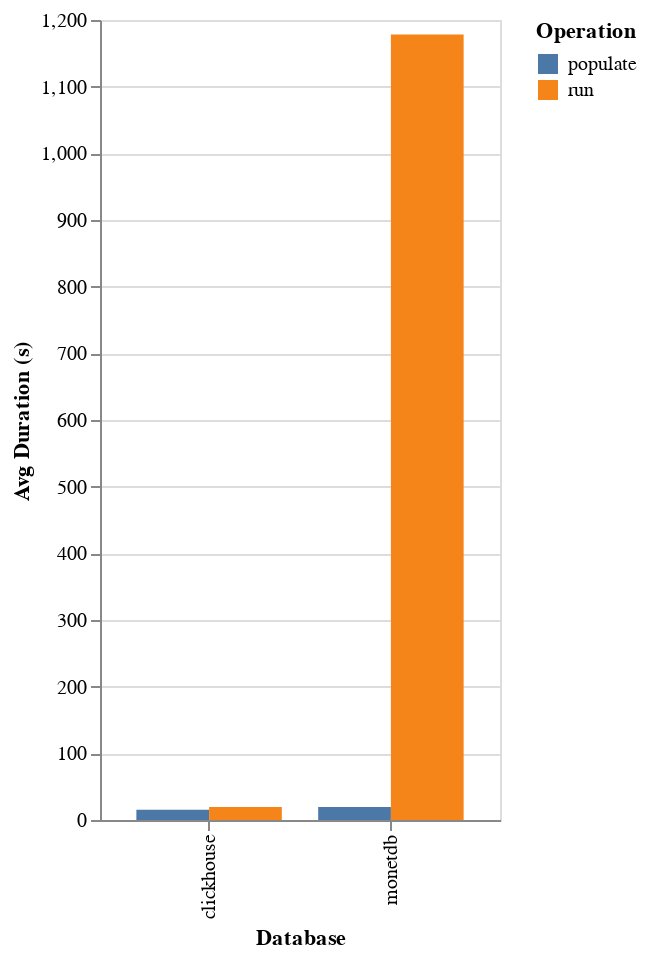

Notebook cell for this chart:
### Code cell
df = db.execute(
    """
SELECT
	db,
	operation,
	ROUND(AVG(epoch(finished_at - started_at)), 2) AS avg_duration_seconds
FROM
	benchmark
WHERE
	suite = (?)
    and deleted_at is null
	AND finished_at IS NOT NULL
GROUP BY
	db,
	operation
ORDER BY
	operation,
	avg_duration_seconds;
""",
    [SUITE],
).pl()

width = 100 * df.select("db").n_unique()

chart = (
    alt.Chart(df)
    .mark_bar()
    .encode(
        x=alt.X("db:N", title="Database"),
        xOffset=alt.XOffset("operation:N"),
        y=alt.Y("avg_duration_seconds:Q", title="Avg Duration (s)"),
        color=alt.Color("operation:N", title="Operation"),
        tooltip=["db:N", "operation:N", "avg_duration_seconds:Q"],
    )
    .properties(
        width=width,
        height=400,
    )
).interactive()

chart

### Figure 1 — Vega-Lite specification as saved in the notebook (floating-point values rounded to 4 significant figures)
{"config": {"view": {"continuousWidth": 300, "continuousHeight": 300}}, "data": {"name": "data-3289ab9e8501792846493842b3821673"}, "mark": {"type": "bar"}, "encoding": {"color": {"field": "operation", "title": "Operation", "type": "nominal"}, "tooltip": [{"field": "db", "type": "nominal"}, {"field": "operation", "type": "nominal"}, {"field": "avg_duration_seconds", "type": "quantitative"}], "x": {"field": "db", "title": "Database", "type": "nominal"}, "xOffset": {"field": "operation", "type": "nominal"}, "y": {"field": "avg_duration_seconds", "title": "Avg Duration (s)", "type": "quantitative"}}, "height": 400, "params": [{"name": "param_1", "select": {"type": "interval", "encodings": ["x", "y"]}, "bind": "scales"}], "width": 200, "$schema": "https://vega.github.io/schema/vega-lite/v5.20.1.json", "datasets": {"data-3289ab9e8501792846493842b3821673": [{"db": "clickhouse", "operation": "populate", "avg_duration_seconds": 15.47}, {"db": "monetdb", "operation": "populate", "avg_duration_seconds": 19.47}, {"db": "clickhouse", "operation": "run", "avg_duration_seconds": 19.44}, {"db": "monetdb", "operation": "run", "avg_duration_seconds": 1178.0}]}}
